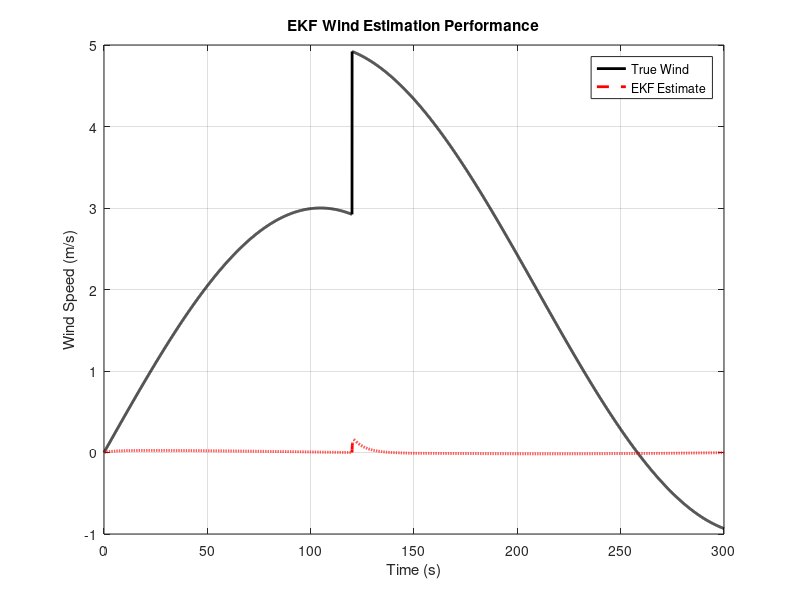
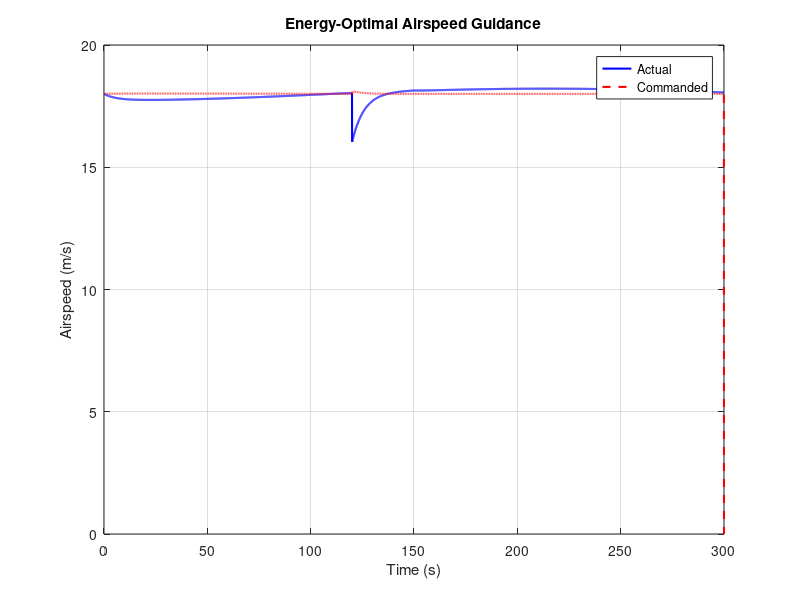
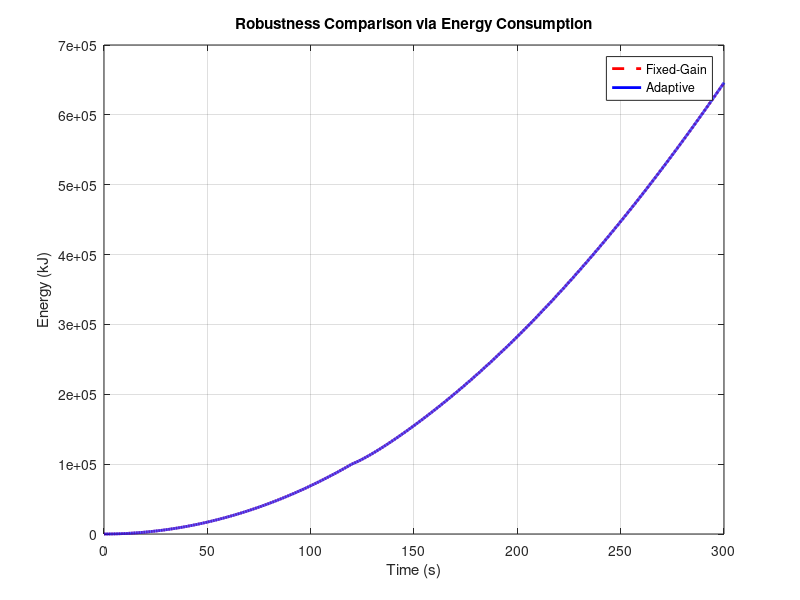
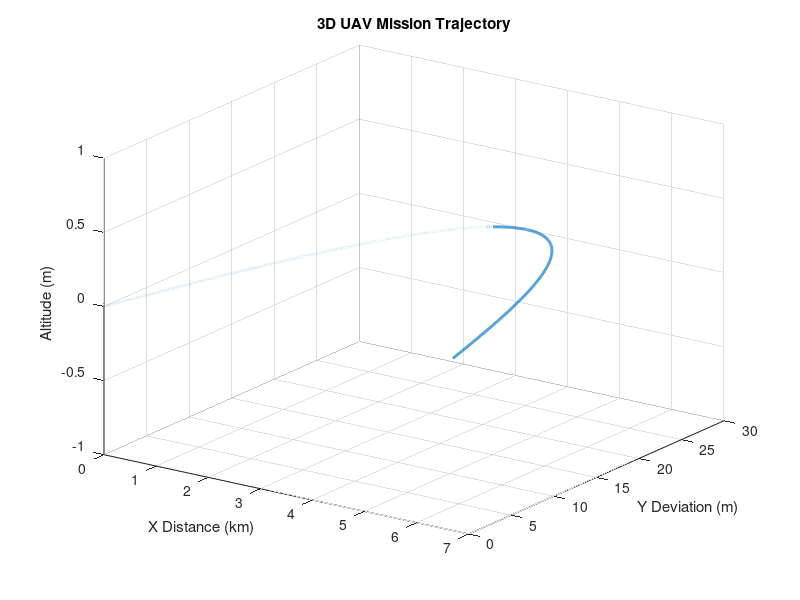

Recreate these plots in MATLAB, in order. (Note: this script raises an error after producing the figures.)
%%%%%%%%%%%%%%%%%%%%%%%%%%%%%%%%%%%%%%%%%%%%%%%%%%%%%%%%%%%%%%%%%%%%%%%%%%%
% UAV AUTONOMOUS FLIGHT UNDER ENVIRONMENTAL UNCERTAINTY
%
% Wind-Aware | Energy-Optimal | Adaptive Control | EKF Estimation
%
% M.Tech Project – Research-Grade Simulation Prototype
%
% References:
% 1. Beard & McLain – Small Unmanned Aircraft
% 2. Langelaan – Wind Estimation for UAVs (AIAA)
% 3. Stevens & Lewis – Aircraft Control & Simulation
% 4. Bryson & Ho – Applied Optimal Control
% 5. Ioannou & Sun – Robust Adaptive Control
%%%%%%%%%%%%%%%%%%%%%%%%%%%%%%%%%%%%%%%%%%%%%%%%%%%%%%%%%%%%%%%%%%%%%%%%%%%

clear; clc; close all;
rng(1);   % Reproducibility

%%%%%%%%%%%%%%%%%%%%%%%%%%%%%%%%%%%%%%%%%%%%%%%%%%%%%%%%%%%%%%%%%%%%%%%%%%%
% SIMULATION SETUP
%%%%%%%%%%%%%%%%%%%%%%%%%%%%%%%%%%%%%%%%%%%%%%%%%%%%%%%%%%%%%%%%%%%%%%%%%%%

dt = 0.05;                 % Time step (s)
T  = 300;                  % Total simulation time (s)
t  = 0:dt:T;               % Time vector
N  = length(t);            % Number of time steps

rho = 1.225;               % Air density (kg/m^3)

%%%%%%%%%%%%%%%%%%%%%%%%%%%%%%%%%%%%%%%%%%%%%%%%%%%%%%%%%%%%%%%%%%%%%%%%%%%
% UAV PARAMETERS (Fixed-Wing UAV – Beard & McLain Class)
%%%%%%%%%%%%%%%%%%%%%%%%%%%%%%%%%%%%%%%%%%%%%%%%%%%%%%%%%%%%%%%%%%%%%%%%%%%

m_nominal = 13.5;          % Nominal mass (kg)
payload   = 3.0;           % Payload mass (kg)

S   = 0.55;                % Wing area (m^2)
CD0 = 0.028;               % Zero-lift drag coefficient
k   = 0.045;               % Induced drag factor

Va_star = 18;              % Minimum power airspeed (m/s)
Va_min  = 14;              % Minimum allowable airspeed (m/s)
Va_max  = 28;              % Maximum allowable airspeed (m/s)

%%%%%%%%%%%%%%%%%%%%%%%%%%%%%%%%%%%%%%%%%%%%%%%%%%%%%%%%%%%%%%%%%%%%%%%%%%%
% ENVIRONMENT (UNKNOWN TO AUTONOMY SYSTEM)
%%%%%%%%%%%%%%%%%%%%%%%%%%%%%%%%%%%%%%%%%%%%%%%%%%%%%%%%%%%%%%%%%%%%%%%%%%%

% True wind profile (positive = headwind)
wind_true = 3*sin(0.015*t) + 2*(t > 120);

% Payload release event
payload_released = t >= 150;

%%%%%%%%%%%%%%%%%%%%%%%%%%%%%%%%%%%%%%%%%%%%%%%%%%%%%%%%%%%%%%%%%%%%%%%%%%%
% TRUE VEHICLE STATES (GROUND TRUTH)
%%%%%%%%%%%%%%%%%%%%%%%%%%%%%%%%%%%%%%%%%%%%%%%%%%%%%%%%%%%%%%%%%%%%%%%%%%%

x  = zeros(1,N);           % Longitudinal position (m)
y  = zeros(1,N);           % Lateral deviation (m)
Vg = zeros(1,N);           % Ground speed (m/s)
Va = zeros(1,N);           % Airspeed (m/s)

Vg(1) = Va_star;           % Initial trim condition

%%%%%%%%%%%%%%%%%%%%%%%%%%%%%%%%%%%%%%%%%%%%%%%%%%%%%%%%%%%%%%%%%%%%%%%%%%%
% EXTENDED KALMAN FILTER (EKF) INITIALIZATION
% States: [ Ground Speed ; Wind Speed ; Mass Bias ]
%%%%%%%%%%%%%%%%%%%%%%%%%%%%%%%%%%%%%%%%%%%%%%%%%%%%%%%%%%%%%%%%%%%%%%%%%%%

xhat = [Va_star; 0; 0];    % Initial state estimate
P    = diag([4 4 1]);      % Initial covariance

Q = diag([0.1 0.01 0.001]); % Process noise covariance
R = 2.0;                   % Airspeed measurement noise variance

wind_est = zeros(1,N);    % Estimated wind
mass_est = zeros(1,N);    % Estimated mass

%%%%%%%%%%%%%%%%%%%%%%%%%%%%%%%%%%%%%%%%%%%%%%%%%%%%%%%%%%%%%%%%%%%%%%%%%%%
% DATA LOGS FOR ANALYSIS
%%%%%%%%%%%%%%%%%%%%%%%%%%%%%%%%%%%%%%%%%%%%%%%%%%%%%%%%%%%%%%%%%%%%%%%%%%%

Va_cmd_log = zeros(1,N);

Thrust_fixed = zeros(1,N);
Thrust_adapt = zeros(1,N);

Power_fixed  = zeros(1,N);
Power_adapt  = zeros(1,N);

Energy_fixed = zeros(1,N);
Energy_adapt = zeros(1,N);

%%%%%%%%%%%%%%%%%%%%%%%%%%%%%%%%%%%%%%%%%%%%%%%%%%%%%%%%%%%%%%%%%%%%%%%%%%%
% MAIN AUTONOMOUS FLIGHT SIMULATION LOOP
%%%%%%%%%%%%%%%%%%%%%%%%%%%%%%%%%%%%%%%%%%%%%%%%%%%%%%%%%%%%%%%%%%%%%%%%%%%

for k = 1:N-1

    %----------------------------------------------------------
    % TRUE MASS (Payload Drop)
    %----------------------------------------------------------
    if payload_released(k)
        m_true = m_nominal - payload;
    else
        m_true = m_nominal;
    end

    %----------------------------------------------------------
    % TRUE AIRSPEED (Wind-Relative)
    %----------------------------------------------------------
    Va(k) = Vg(k) - wind_true(k);

    %----------------------------------------------------------
    % EKF PREDICTION STEP
    %----------------------------------------------------------
    xhat = xhat;
    P = P + Q;

    %----------------------------------------------------------
    % EKF UPDATE STEP (Airspeed Measurement)
    %----------------------------------------------------------
    z = Va(k);                      % Measured airspeed
    h = xhat(1) - xhat(2);          % Measurement model
    H = [1 -1 0];                   % Measurement Jacobian

    K = P*H'/(H*P*H' + R);           % Kalman gain
    xhat = xhat + K*(z - h);         % State update
    P = (eye(3) - K*H)*P;            % Covariance update

    wind_hat = xhat(2);
    m_hat    = m_nominal + xhat(3);

    wind_est(k) = wind_hat;
    mass_est(k) = m_hat;

    %----------------------------------------------------------
    % ENERGY-OPTIMAL GUIDANCE LAW
    %----------------------------------------------------------
    Va_cmd = Va_star + 0.6*max(wind_hat,0);
    Va_cmd = min(max(Va_cmd,Va_min),Va_max);
    Va_cmd_log(k) = Va_cmd;

    %----------------------------------------------------------
    % AERODYNAMIC DRAG MODEL
    %----------------------------------------------------------
    q = 0.5*rho*Va(k)^2;             % Dynamic pressure
    Drag = q*S*(CD0 + k*0.6^2);

    %----------------------------------------------------------
    % CONTROL LAWS (Fixed vs Adaptive)
    %----------------------------------------------------------
    Kp_fixed = 2.2;
    Kp_adapt = Kp_fixed*(m_nominal/max(m_hat,1));

    Thrust_fixed(k) = Drag + Kp_fixed*(Va_cmd - Va(k));
    Thrust_adapt(k) = Drag + Kp_adapt*(Va_cmd - Va(k));

    %----------------------------------------------------------
    % VEHICLE DYNAMICS UPDATE (Adaptive Control Applied)
    %----------------------------------------------------------
    ax = (Thrust_adapt(k) - Drag)/m_true;
    Vg(k+1) = Vg(k) + ax*dt;

    x(k+1) = x(k) + Vg(k)*dt;
    y(k+1) = 30*sin(0.01*t(k));      % Lateral motion (for 3D view)

    %----------------------------------------------------------
    % ENERGY ACCOUNTING
    %----------------------------------------------------------
    Power_fixed(k) = Thrust_fixed(k)*Va(k);
    Power_adapt(k) = Thrust_adapt(k)*Va(k);

    Energy_fixed(k+1) = Energy_fixed(k) + Power_fixed(k)*dt;
    Energy_adapt(k+1) = Energy_adapt(k) + Power_adapt(k)*dt;
end

Va(end) = Vg(end) - wind_true(end);

%%%%%%%%%%%%%%%%%%%%%%%%%%%%%%%%%%%%%%%%%%%%%%%%%%%%%%%%%%%%%%%%%%%%%%%%%%%
% VISUALIZATION & RESULTS
%%%%%%%%%%%%%%%%%%%%%%%%%%%%%%%%%%%%%%%%%%%%%%%%%%%%%%%%%%%%%%%%%%%%%%%%%%%

% Wind estimation performance
figure;
plot(t, wind_true,'k','LineWidth',2); hold on;
plot(t, wind_est,'r--','LineWidth',2);
xlabel('Time (s)');
ylabel('Wind Speed (m/s)');
legend('True Wind','EKF Estimate');
title('EKF Wind Estimation Performance');
grid on;

% Airspeed tracking
figure;
plot(t, Va,'b','LineWidth',1.5); hold on;
plot(t, Va_cmd_log,'r--','LineWidth',1.5);
xlabel('Time (s)');
ylabel('Airspeed (m/s)');
legend('Actual','Commanded');
title('Energy-Optimal Airspeed Guidance');
grid on;

% Energy comparison
figure;
plot(t, Energy_fixed/1000,'r--','LineWidth',2); hold on;
plot(t, Energy_adapt/1000,'b','LineWidth',2);
xlabel('Time (s)');
ylabel('Energy (kJ)');
legend('Fixed-Gain','Adaptive');
title('Robustness Comparison via Energy Consumption');
grid on;

% 3D trajectory visualization
figure;
plot3(x/1000,y,zeros(size(x)),'LineWidth',2);
xlabel('X Distance (km)');
ylabel('Y Deviation (m)');
zlabel('Altitude (m)');
title('3D UAV Mission Trajectory');
grid on;
view(35,25);

% Summary table (defense-ready)
Results = table( ...
    Energy_fixed(end)/1000, ...
    Energy_adapt(end)/1000, ...
    max(abs(wind_true - wind_est)), ...
    'VariableNames', ...
    {'Energy_Fixed_kJ','Energy_Adaptive_kJ','Max_Wind_Est_Error_mps'} );

disp(Results);
